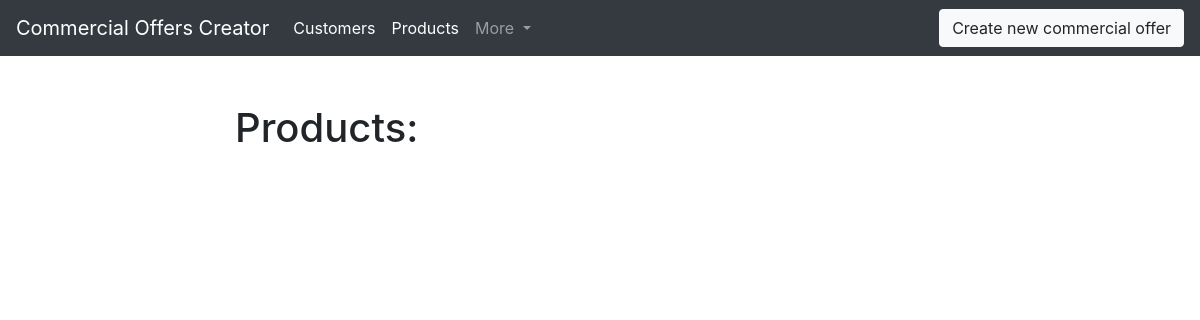
The app's page /COC/products, older data.
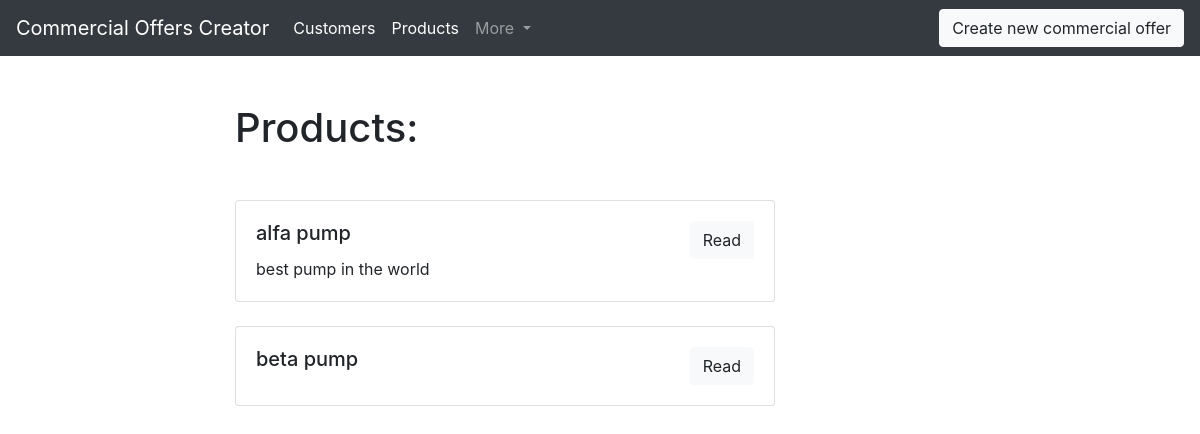
The same page, newer data.
### COC/models.py (models this page shows, shortened)
class Product(models.Model):
    denomination = models.CharField(max_length=150, db_index=True)
    id = models.AutoField(primary_key=True) #id==articul
    description = models.TextField(blank=True)
    box_quantity = models.IntegerField()    #количество в упаковке
    min_order_quantity = models.IntegerField()  #минимаьлное количество товара для заказа
    price_group = models.ForeignKey(PriceGroup, on_delete = models.CASCADE, blank=True)
    cost = models.DecimalField(decimal_places=2, max_digits=10) #Себестоимость
    list_price = models.DecimalField(decimal_places=2, max_digits=10) #Прейскурантная цена
    def get_absolut_url(self):
        return reverse('product_ditail_url', kwargs={'id': self.id})

### COC/views.py (the view)
# urls.py: path('products', products_list, name='products_list_url'),
def products_list(request):
    products = Product.objects.all()
    return render(request, 'COC/products_list.html', context={'products': products})

### COC/templates/COC/products_list.html (shortened to what this page needs)
{% extends 'COC/base_COC.html' %}
{% block content %}
  <h1 class="mb-5">Products:</h1>
  {% for product in products %}
    {% include 'COC/includes/product_card_template.html' %}
  {% endfor %}
{% endblock %}

### COC/templates/COC/includes/product_card_template.html
<div class="card mb-4">
  <div class="card-body">
    <div class="row">
      <div class="col-sm-6">
        <h5 class="card-title">{{product.denomination}}</h5>
        <p class="card-text">{{product.description|truncatewords:15}}</p>
      </div>
      <div class="col-sm-6 text-right">
        <a href="{{ product.get_absolut_url }}" class="btn btn-light">Read</a>
      </div>
    </div>
  </div>
</div>

Row changes from the older to the newer data that the page shows:
added Product: denomination "alfa pump", description "best pump in the world"
added Product: denomination "beta pump"
